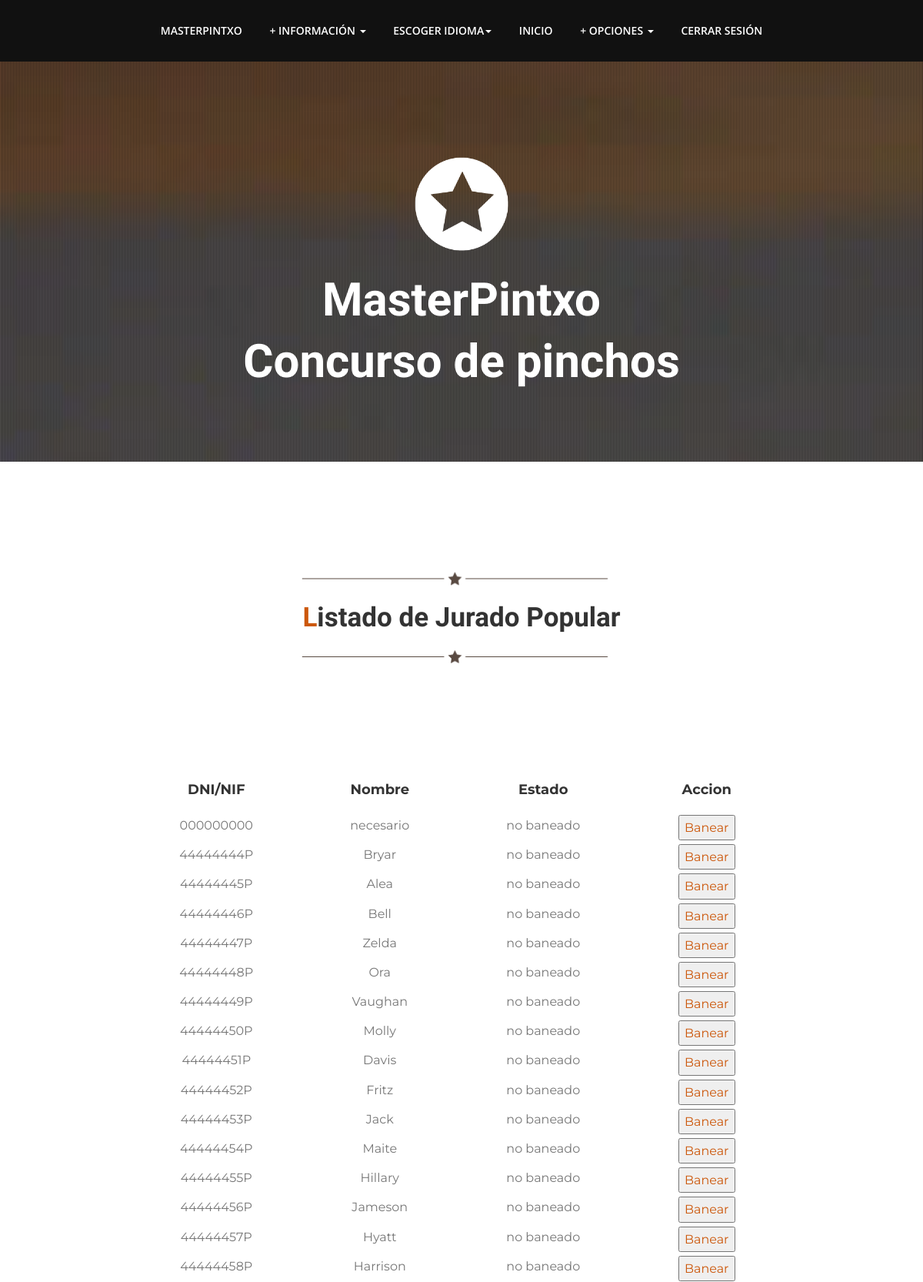
The page /index.php?controller=organizador&action=listarJPop (signed in, upper part) on the database its author committed.
### tables this page shows
CREATE TABLE IF NOT EXISTS `JuradoPopular` (
  `nombreJP` VARCHAR(20) NOT NULL COMMENT '',
  `dniJP` VARCHAR(9) NOT NULL COMMENT '',
  `direccion` VARCHAR(45) NOT NULL COMMENT '',
  `cp` INT NOT NULL COMMENT '',
  `contrasenhaJP` VARCHAR(45) NOT NULL COMMENT '',
  `apellidosJP` VARCHAR(45) NOT NULL COMMENT '',
  PRIMARY KEY (`dniJP`)  COMMENT '');

### nucleo/ViewManager.php (called while the page is built, shortened)
<?php
class ViewManager {
  private $variables = array();
  public function setVariable($varname, $value, $flash=false) {
    $this->variables[$varname] = $value;
  }
  public function getVariable($varname, $default=NULL) {
    return $this->variables[$varname];
  }
  public function render($controller, $viewname) {
    include(__DIR__."/../vistas/$controller/$viewname.php");
  }
  private static $viewmanager_singleton = NULL;
  public static function getInstance() {
    if (self::$viewmanager_singleton == null) {
      self::$viewmanager_singleton = new ViewManager();
    }
    return self::$viewmanager_singleton;
  }
}

### index.php (called while the page is built, shortened)
<?php
function run() {
  try {
    $controller = loadController($_GET["controller"]);
    $actionName = $_GET["action"];
    $controller->$actionName();
  } catch(Exception $ex) {
    die("An exception occured!!!!!".$ex->getMessage());
  }
}
function loadController($controllerName) {
  return new $controllerClassName();
}
run();
?>

### vistas/messages/messages_es.php (called while the page is built)
<?php
  $i18n_messages = array()
?>

### nucleo/I18n.php (called while the page is built, shortened)
<?php
class I18n {
  private $messages;
  public function setLanguage($language) {
    $this->messages = $i18n_messages;
  }
  public function i18n($key) {
    if (isset($this->messages[$key])){
      return $this->messages[$key];
    }else{
      return $key;
    }
  }
  private static $i18n_singleton = null;
  public static function getInstance() {
    if (self::$i18n_singleton == NULL) {
      self::$i18n_singleton = new I18n();
    }
    return self::$i18n_singleton;
  }
}
	function i18n($key) {
  return I18n::getInstance()->i18n($key);
}

### model/JuradoPopularMapper.php (called while the page is built, shortened)
<?php
require_once(__DIR__ . "/../nucleo/PDOConnection.php");
class JuradoPopularMapper
{
    private $db;
    public function __construct()
    {
        $this->db = PDOConnection::getInstance();
    }
    public function listarJurados(){
        $stmt = $this->db->query("select * from JuradoPopular");
        return $stmt->fetchAll(PDO::FETCH_ASSOC);
    }
}

### nucleo/PDOConnection.php (called while the page is built)
<?php
class PDOConnection {
  private static $dbhost = "127.0.0.1";
  private static $dbname = "G_31MasterPintxo";
  private static $dbuser = "adminG31";
  private static $dbpass = "abc123.";
  private static $db_singleton = null;
  public static function getInstance() {
    if (self::$db_singleton == null) {
      self::$db_singleton = new PDO(
	"mysql:host=".self::$dbhost.";dbname=".self::$dbname.";charset=utf8",
	self::$dbuser,
	self::$dbpass,
	array(
	  PDO::ATTR_EMULATE_PREPARES => false,
	  PDO::ATTR_ERRMODE => PDO::ERRMODE_EXCEPTION
	)
      );
    }
    return self::$db_singleton;
  }
}
?>

### vistas/organizador/listaJPop.php (the view, shortened to what this page needs)
<?php
require_once(__DIR__ . "/../../nucleo/ViewManager.php");
$view = ViewManager::getInstance();
$lista=$view->getVariable("listado");
?>
<li class="menuItem"><a href="index.php?controller=usuario&amp;action=index#seccionI"><?= i18n("Inicio")?></a></li>
<li class="dropdown">
    <a href="#" class="dropdown-toggle" data-toggle="dropdown" role="button" aria-expanded="false"><?= i18n("+ opciones")?> <span class="caret"></span></a>
</li>
<li class="menuItem"><a href="index.php?controller=usuario&amp;action=logout"><?= i18n("Cerrar sesi&oacute;n")?></a></li>
</ul>
</div>
</div>
</div>
</div>
</div>
</div>
</div>
</div>
</header>
<section id="seccionL">
    <div class="container">
        <div class="heading">
            <img class="dividerline" src="img/sep.png" alt="separador">
            <h2><?= i18n("Listado de Jurado Popular")?></h2>
            <img class="dividerline" src="img/sep.png" alt="separador">
            <h3><br></h3>
            <h3><br></h3>
        </div>
    </div>
    <div class="container control tabla">
        <div class="row tituloTab">
            <div class="col-md-3">
                <h4>DNI/NIF</h4>
            </div>
            <div class="col-md-3">
                <h4><?= i18n("Nombre")?></h4>
            </div>
            <div class="col-md-3">
                <h4><?= i18n("Estado")?></h4>
            </div>
            <div class="col-md-3">
                <h4><?= i18n("Accion")?></h4>
            </div>
        </div>
        <?php foreach($lista as $jp): ?>
        <div class="row usuTab">
            <div class="col-md-3">
                <?php echo $jp["dniJP"]; ?>
            </div>
            <div class="col-md-3">
                <?php echo $jp["nombreJP"]; ?>
            </div>
            <div class="col-md-3">
                <?php echo $jp["estado"]; ?>
            </div>
            <div class="col-md-3">
            <?php if($jp["estado"]=="baneado"){
                    echo '<a href="index.php?controller=organizador&amp;action=desbanear&amp;listar=listarJPop&amp;idUsuario='.$jp["dniJP"].'"><button class="submit button" type="button">Desbanear</button></a>';
                }else{
                    echo '<a href="index.php?controller=organizador&amp;action=banear&amp;listar=listarJPop&amp;idUsuario='.$jp["dniJP"].'"><button class="submit button" type="button">Banear</button></a>';
                }
            ?>
            </div>
        </div>
        <?php endforeach ; ?>
    </div>
</section>

### css/theme.css (style rules this page uses)
body { font-family:'Montserrat',sans-serif; font-size:16px; line-height:1.7; color:#777; font-weight:400; overflow-x:hidden; }
h1,h2,h3,h4,h5,h6 { color:#333; line-height:1.4; font-weight:700; }
a,a:hover { color:#cc580c; text-decoration: none; }
img { max-width: 100%; }
.nav>li>a { display:inline-block; }
.navbar-nav>li { float:none; display:inline-block; }
.navbar.navbar-inverse.navbar-static-top a { color:#fff; padding:31px 16px; line-height:18px; text-align:center; }
.heading { padding-bottom:15px; text-align:center; max-width:960px; margin:0px auto; padding-top:80px; }
.heading h2 { font-weight:700; font-family:'Playball',cursive; font-size:35px; color:#333; margin:0; padding:5px; }
.heading h2::first-letter { color:#cc580c; }
.heading h3 { font-size:16px; line-height:1.7; }

### css/estilo.css (style rules this page uses)
.control { text-align: center; width: 50%; padding: 10px; }
.tabla { width: 70%; margin: 0 auto; }
.tituloTab { padding-bottom: 5px; margin-bottom: 5px; }
.usuTab { padding-bottom: 5px; }

### rows shown on the page
juradopopular: dniJP "000000000", nombreJP "necesario", estado "no baneado"
juradopopular: dniJP "44444444P", nombreJP "Bryar", estado "no baneado"
juradopopular: dniJP "44444445P", nombreJP "Alea", estado "no baneado"
juradopopular: dniJP "44444446P", nombreJP "Bell", estado "no baneado"
juradopopular: dniJP "44444447P", nombreJP "Zelda", estado "no baneado"
juradopopular: dniJP "44444448P", nombreJP "Ora", estado "no baneado"
juradopopular: dniJP "44444449P", nombreJP "Vaughan", estado "no baneado"
juradopopular: dniJP "44444450P", nombreJP "Molly", estado "no baneado"
juradopopular: dniJP "44444451P", nombreJP "Davis", estado "no baneado"
juradopopular: dniJP "44444452P", nombreJP "Fritz", estado "no baneado"
juradopopular: dniJP "44444453P", nombreJP "Jack", estado "no baneado"
juradopopular: dniJP "44444454P", nombreJP "Maite", estado "no baneado"
juradopopular: dniJP "44444455P", nombreJP "Hillary", estado "no baneado"
juradopopular: dniJP "44444456P", nombreJP "Jameson", estado "no baneado"
juradopopular: dniJP "44444457P", nombreJP "Hyatt", estado "no baneado"
juradopopular: dniJP "44444458P", nombreJP "Harrison", estado "no baneado"

### other values the page prints
i18n("Concurso de pinchos") "Concurso de pinchos"
i18n("+ informaci&oacute;n") "+ INFORMACIÓN"
i18n("Escoger idioma") "ESCOGER IDIOMA"
i18n("Inicio") "INICIO"
i18n("+ opciones") "+ OPCIONES"
i18n("Cerrar sesi&oacute;n") "CERRAR SESIÓN"
i18n("Listado de Jurado Popular") "Listado de Jurado Popular"
i18n("Nombre") "Nombre"
i18n("Estado") "Estado"
i18n("Accion") "Accion"
